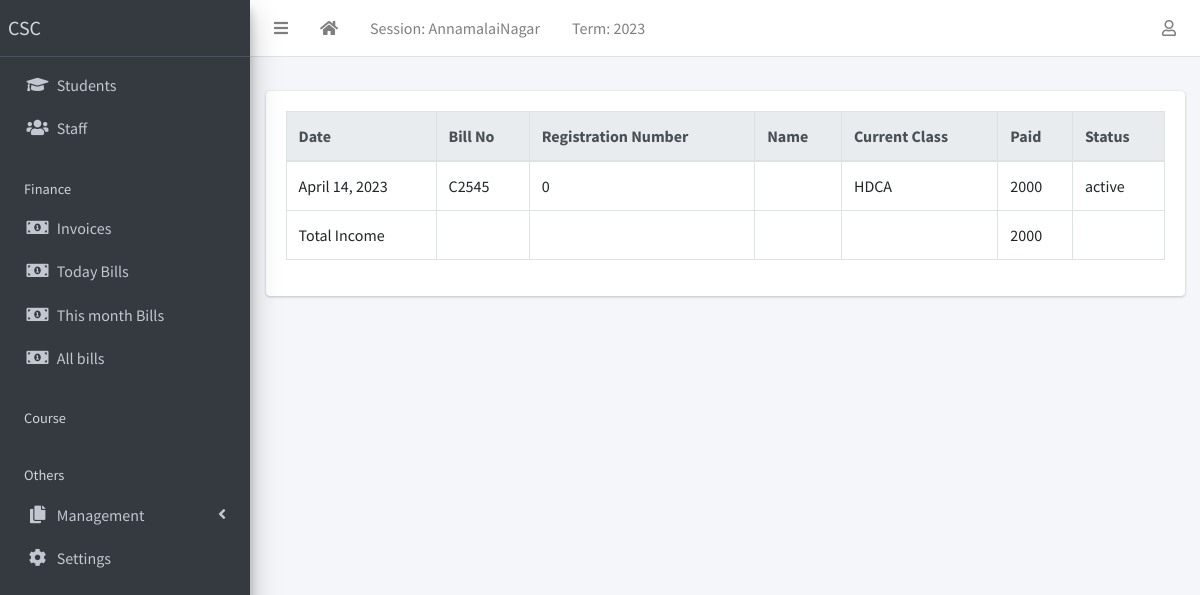
The page /revenue/revenue (signed in) on the database as committed earlier.
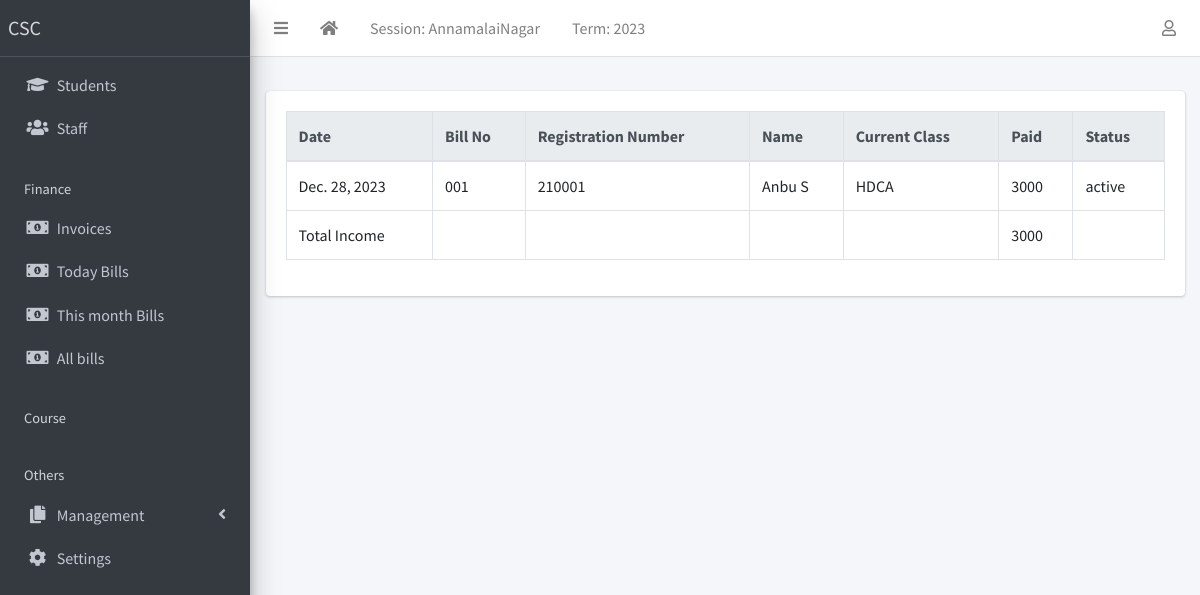
The same page on the database as committed later.
### apps/finance/models.py (models this page shows, shortened)
class Receipt(models.Model):
    Bill_No = models.CharField(max_length=245 , default=None)
    invoice = models.ForeignKey(Invoice, on_delete=models.CASCADE)
    amount_paid = models.IntegerField()
    date_paid = models.DateField(default=timezone.now)
    comment = models.CharField(max_length=200, blank=True)
    def stats(self):
        return self.invoice.student.current_status
    def current_cls(self):
        return self.invoice.student.course
    def regno(self):
        return self.invoice.student.enrol_no
    def name(self):
        return self.invoice.student.student_name

class Invoice(models.Model):
    total_num = 0
    student = models.ForeignKey(Student, on_delete=models.CASCADE,default=None)
    status = models.CharField(
        max_length=20,
        choices=[("active", "Active"), ("closed", "Closed")],
        default="active",
    )
    class Meta:
        ordering = ["student"]

### apps/students/models.py (models this page shows, shortened)
class Student(models.Model):
    GENDER_CHOICES = [("male", "Male"), ("female", "Female"),("others","others")]
    RELIGION_CHOICE = [('Hindu','Hindu'),('Christian','Christian'),('Muslim','Muslim'),("others","others")]
    COMMUNITY_CHOICE = [('OC','OC'),('BC','BC'),('MBC','MBC'),('ST/SC','ST/SC'),("others","others")]
    STUDENT_ROLE_CHOICES = [
        ("Employed", "Employed"),
        ("Unemployed", "Unemployed"),
        ("Housewife", "Housewife"),
        ("Businessman", "Businessman"),
        ("Student", "Student"),
        ("Others", "Others"),
    ]
    STATUS_CHOICES = [("active", "Active"), ("inactive", "Inactive")]
    if_enq = models.ForeignKey(Enquiry,on_delete=models.CASCADE,default=None,null=True)
    current_status = models.CharField(
        max_length=10, choices=STATUS_CHOICES, default="active"
    )
    student_name = models.CharField("Student Name", max_length=255, blank=False, default="")
    enrol_no = models.IntegerField("Enrollment Number",default=0,null=False,unique=True)
    rel_name = models.CharField(
                default=None, max_length=255, verbose_name="Father/Husband Name"
            )
    rel_occupation = models.CharField("Father/Husband Occupation",max_length=255,default=None,null=False)
    date_of_birth = models.DateField(
                default=timezone.now, verbose_name="Date of Birth"
            )
    age = models.IntegerField("Age",default=0,blank=True)
    gender = models.CharField("Gender", max_length=10, choices=GENDER_CHOICES, default="male")
    religion = models.CharField("Religion",max_length=554,default="Hindu",choices=RELIGION_CHOICE)
    community = models.CharField("Community",max_length=524,default="OC", choices=COMMUNITY_CHOICE)
    occupation = models.CharField(
                choices=[
                    ("Employed", "Employed"),
                    ("Unemployed", "Unemployed"),
                    ("Housewife", "Housewife"),
                    ("Businessman", "Businessman"),
                    ("Student", "Student"),
                    ("Others", "Others"),
                ],
                default="Student",
                max_length=1024,
                verbose_name="Student Occupation",
            )
    student_company_name = models.CharField(
                blank=True,
                max_length=1024,
                null=True,
                verbose_name="If Emloyed Company Name",
            )
    aadhar_no = models.BigIntegerField("Aadhar Number",null=True,default=None,blank=True)
    mobile_num_regex = RegexValidator(
        regex="^[0-9]{10,15}$", message="Entered mobile number isn't in a right format!"
    )
    mobile_number = models.CharField("Mobile Number",
        validators=[mobile_num_regex], max_length=13, blank=True
    )
    email = models.EmailField("Email", blank=False, default="")
    passport = models.ImageField("Photo",blank=True, upload_to="students/passports/")
    address = models.CharField("Address", max_length=255,default=None,blank=True)
    address1 = models.CharField("Address Line 2", max_length=255,default=None,blank=True,null=True)
    address2 = models.CharField("Address Line 3", max_length=255,default=None,blank=True,null=True)
    taluka = models.CharField("Taluk",max_length=255,default=None,blank=True,null=True)
    district = models.CharField("District",max_length=255,default=None,blank=True,null=True)
    pincode = models.IntegerField("Pincode", blank=True, default=None)
    date_of_admission = models.DateField(default=timezone.now)
    course = models.CharField("Course",max_length=1024,null=False,default="HDCA")
    class_time = models.CharField("Class Timinig",default="2pm - 4pm",max_length=255,null=False)
    total_fee = models.IntegerField("Total Fees",null=False,default=0)
    remark = models.CharField("Remark",max_length=500,default=None,blank=True)
    last_updated = models.DateTimeField(auto_now=True)
    class Meta:
        ordering = ["enrol_no"]

### apps/revenue/views.py (the view)
# urls.py: path("revenue",views.all_income,name="all")
def all_income(request):
    rec = finmod.Receipt.objects.all()
    total_col = rec.aggregate(total=Sum('amount_paid'))['total']
    return render(request ,"revenue.html",context={
        "recipt":rec,
        "today_col":total_col
    })

### apps/corecode/context_processors.py (called while the page is built)
def site_defaults(request):
    current_session = AcademicSession.objects.get(current=True)
    current_term = AcademicTerm.objects.get(current=True)
    vals = SiteConfig.objects.all()
    contexts = {
        "current_session": current_session.name,
        "current_term": current_term.name,
    }
    for val in vals:
        contexts[val.key] = val.value
    return contexts

### apps/revenue/templates/revenue.html
{% extends 'base.html' %}
{% block content %}
<body>
    <div class="table-responsive">
        <table id="studenttable" class="table table-bordered table-hover" data-page-length='100'>
          <thead class="thead-light">
            <tr>
              <th>Date</th>
              <th>Bill No</th>
              <th>Registration Number</th>
              <th>Name</th>
              <th>Current Class</th>
              <th>Paid</th>
              <th>Status</th>
            </tr>
          </thead>
          <tbody>
            {% for rec in recipt %}
              <tr>
                <td>{{ rec.date_paid}}</td>
                <td>{{ rec.Bill_No}}</td>
                <td>{{  rec.regno }}</td>
                <td>{{ rec.name }}</td>
                <td>{{rec.current_cls}}</td>
                <td>{{ rec.amount_paid }}</td>
                <td>{{rec.stats }}</td>
              </tr>
            {% endfor %}
            <tr class="total">
                <td>Total Income</td>
                <td></td>
                <td></td>
                <td></td>
                <td></td>
                <td>{{ today_col}}</td>
                <td></td>
            </tr>
          </tbody>
        </table>
      </div>
</body>
{% endblock %}

Rows that differ between the two databases and show on the page:
removed Receipt: date_paid "April 14, 2023", Bill_No "C2545", regno "0", current_cls "HDCA", amount_paid "2000", stats "active"
added Receipt: date_paid "Dec. 28, 2023", Bill_No "001", regno "210001", name "Anbu S", current_cls "HDCA", amount_paid "3000", stats "active"
Other text that changed with them:
{{ today_col }}: "2000" → "3000"
